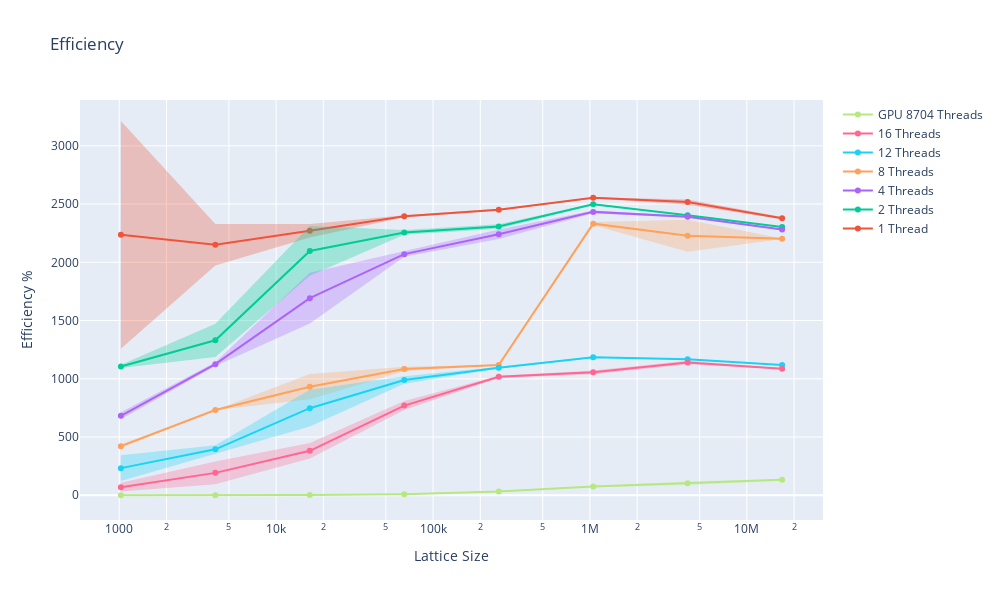

Source (notebook cell):
### Code cell
fig = go.Figure()

for idx, (name, dfs, info) in enumerate(runs_gpu):
    for i, df in enumerate(dfs):
        dfs[i]["efficiency"] = 100 * (cpu_df["avgEvolveTime"] / df["avgEvolveTime"]) / info[0]
    
    df = pd.concat(dfs)
    df["size"] **= 2
    add_mean_std_trace(fig, df, name, idx + 1, "efficiency")

fig.update_layout(title="Efficiency", xaxis_title='Lattice Size', yaxis_title="Efficiency %", width=plot_width, height=plot_height)
fig.update_xaxes(type="log")
fig.show()

### Figure 1 — Plotly figure (JSON) as saved in the notebook; plotly's stock layout.template omitted (floating-point values rounded to 4 significant figures)
{"data": [{"line": {"color": "#EF553B"}, "mode": "lines+markers", "name": "1 Thread", "type": "scatter", "x": [1024, 4096, 16384, 65536, 262144, 1048576, 4194304, 16777216], "y": [2236.0, 2151.0, 2271.0, 2395.0, 2452.0, 2554.0, 2518.0, 2379.0]}, {"line": {"width": 0}, "mode": "lines", "name": "1 Thread upper", "showlegend": false, "type": "scatter", "x": [1024, 4096, 16384, 65536, 262144, 1048576, 4194304, 16777216], "y": [3213.0, 2330.0, 2329.0, 2404.0, 2459.0, 2559.0, 2540.0, 2389.0]}, {"fill": "tonexty", "fillcolor": "rgba(239, 85, 59, 0.30)", "line": {"width": 0}, "mode": "lines", "name": "1 Thread lower", "showlegend": false, "type": "scatter", "x": [1024, 4096, 16384, 65536, 262144, 1048576, 4194304, 16777216], "y": [1258.0, 1973.0, 2213.0, 2386.0, 2444.0, 2548.0, 2495.0, 2369.0]}, {"line": {"color": "#00CC96"}, "mode": "lines+markers", "name": "2 Threads", "type": "scatter", "x": [1024, 4096, 16384, 65536, 262144, 1048576, 4194304, 16777216], "y": [1106.0, 1330.0, 2098.0, 2257.0, 2308.0, 2499.0, 2404.0, 2303.0]}, {"line": {"width": 0}, "mode": "lines", "name": "2 Threads upper", "showlegend": false, "type": "scatter", "x": [1024, 4096, 16384, 65536, 262144, 1048576, 4194304, 16777216], "y": [1121.0, 1473.0, 2311.0, 2277.0, 2328.0, 2505.0, 2405.0, 2303.0]}, {"fill": "tonexty", "fillcolor": "rgba(0, 204, 150, 0.30)", "line": {"width": 0}, "mode": "lines", "name": "2 Threads lower", "showlegend": false, "type": "scatter", "x": [1024, 4096, 16384, 65536, 262144, 1048576, 4194304, 16777216], "y": [1092.0, 1188.0, 1884.0, 2236.0, 2289.0, 2493.0, 2404.0, 2302.0]}, {"line": {"color": "#AB63FA"}, "mode": "lines+markers", "name": "4 Threads", "type": "scatter", "x": [1024, 4096, 16384, 65536, 262144, 1048576, 4194304, 16777216], "y": [682.5, 1126.0, 1692.0, 2070.0, 2241.0, 2433.0, 2390.0, 2281.0]}, {"line": {"width": 0}, "mode": "lines", "name": "4 Threads upper", "showlegend": false, "type": "scatter", "x": [1024, 4096, 16384, 65536, 262144, 1048576, 4194304, 16777216], "y": [712.1, 1141.0, 1910.0, 2093.0, 2281.0, 2444.0, 2397.0, 2286.0]}, {"fill": "tonexty", "fillcolor": "rgba(171, 99, 250, 0.30)", "line": {"width": 0}, "mode": "lines", "name": "4 Threads lower", "showlegend": false, "type": "scatter", "x": [1024, 4096, 16384, 65536, 262144, 1048576, 4194304, 16777216], "y": [653.0, 1111.0, 1474.0, 2047.0, 2201.0, 2422.0, 2384.0, 2276.0]}, {"line": {"color": "#FFA15A"}, "mode": "lines+markers", "name": "8 Threads", "type": "scatter", "x": [1024, 4096, 16384, 65536, 262144, 1048576, 4194304, 16777216], "y": [421.4, 731.5, 932.4, 1084.0, 1118.0, 2332.0, 2228.0, 2202.0]}, {"line": {"width": 0}, "mode": "lines", "name": "8 Threads upper", "showlegend": false, "type": "scatter", "x": [1024, 4096, 16384, 65536, 262144, 1048576, 4194304, 16777216], "y": [437.4, 733.0, 1040.0, 1103.0, 1120.0, 2346.0, 2365.0, 2203.0]}, {"fill": "tonexty", "fillcolor": "rgba(255, 161, 90, 0.30)", "line": {"width": 0}, "mode": "lines", "name": "8 Threads lower", "showlegend": false, "type": "scatter", "x": [1024, 4096, 16384, 65536, 262144, 1048576, 4194304, 16777216], "y": [405.4, 730.0, 824.5, 1065.0, 1116.0, 2318.0, 2091.0, 2201.0]}, {"line": {"color": "#19D3F3"}, "mode": "lines+markers", "name": "12 Threads", "type": "scatter", "x": [1024, 4096, 16384, 65536, 262144, 1048576, 4194304, 16777216], "y": [233.0, 394.4, 747.6, 989.6, 1095.0, 1186.0, 1168.0, 1118.0]}, {"line": {"width": 0}, "mode": "lines", "name": "12 Threads upper", "showlegend": false, "type": "scatter", "x": [1024, 4096, 16384, 65536, 262144, 1048576, 4194304, 16777216], "y": [342.9, 429.3, 905.7, 1022.0, 1103.0, 1190.0, 1171.0, 1119.0]}, {"fill": "tonexty", "fillcolor": "rgba(25, 211, 243, 0.30)", "line": {"width": 0}, "mode": "lines", "name": "12 Threads lower", "showlegend": false, "type": "scatter", "x": [1024, 4096, 16384, 65536, 262144, 1048576, 4194304, 16777216], "y": [123.2, 359.4, 589.5, 956.8, 1088.0, 1181.0, 1165.0, 1117.0]}, {"line": {"color": "#FF6692"}, "mode": "lines+markers", "name": "16 Threads", "type": "scatter", "x": [1024, 4096, 16384, 65536, 262144, 1048576, 4194304, 16777216], "y": [69.55, 192.4, 381.6, 769.9, 1017.0, 1055.0, 1140.0, 1087.0]}, {"line": {"width": 0}, "mode": "lines", "name": "16 Threads upper", "showlegend": false, "type": "scatter", "x": [1024, 4096, 16384, 65536, 262144, 1048576, 4194304, 16777216], "y": [106.5, 290.8, 448.6, 808.8, 1026.0, 1071.0, 1154.0, 1090.0]}, {"fill": "tonexty", "fillcolor": "rgba(255, 102, 146, 0.30)", "line": {"width": 0}, "mode": "lines", "name": "16 Threads lower", "showlegend": false, "type": "scatter", "x": [1024, 4096, 16384, 65536, 262144, 1048576, 4194304, 16777216], "y": [32.6, 93.87, 314.6, 731.1, 1007.0, 1039.0, 1125.0, 1084.0]}, {"line": {"color": "#B6E880"}, "mode": "lines+markers", "name": "GPU 8704 Threads", "type": "scatter", "x": [1024, 4096, 16384, 65536, 262144, 1048576, 4194304, 16777216], "y": [0.1799, 0.663, 2.678, 9.747, 32.7, 75.89, 102.8, 133.6]}, {"line": {"width": 0}, "mode": "lines", "name": "GPU 8704 Threads upper", "showlegend": false, "type": "scatter", "x": [1024, 4096, 16384, 65536, 262144, 1048576, 4194304, 16777216], "y": [0.1962, 0.6999, 2.84, 10.12, 36.81, 81.99, 118.2, 142.6]}, {"fill": "tonexty", "fillcolor": "rgba(182, 232, 128, 0.30)", "line": {"width": 0}, "mode": "lines", "name": "GPU 8704 Threads lower", "showlegend": false, "type": "scatter", "x": [1024, 4096, 16384, 65536, 262144, 1048576, 4194304, 16777216], "y": [0.1636, 0.6261, 2.516, 9.37, 28.59, 69.78, 87.41, 124.6]}], "layout": {"height": 600, "title": {"text": "Efficiency"}, "width": 1000, "xaxis": {"title": {"text": "Lattice Size"}, "type": "log"}, "yaxis": {"title": {"text": "Efficiency %"}}}}
